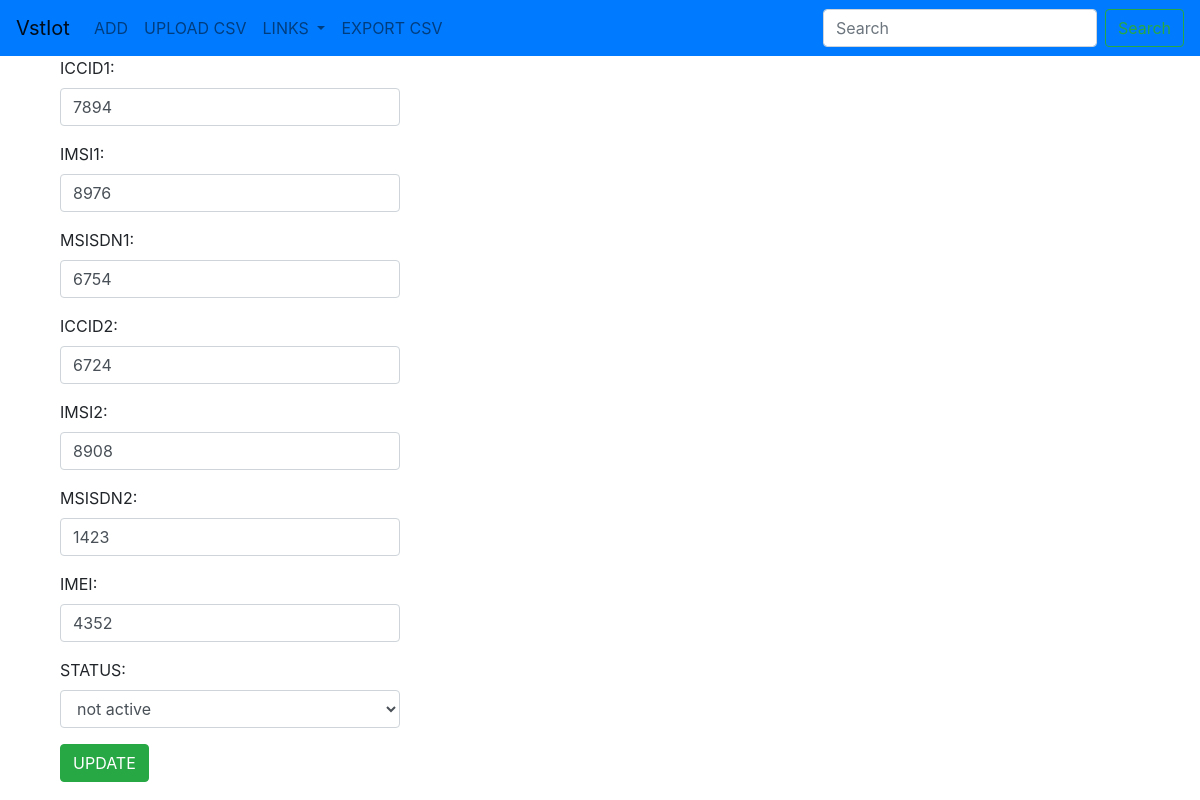
The page /update/1 on the database as committed earlier.
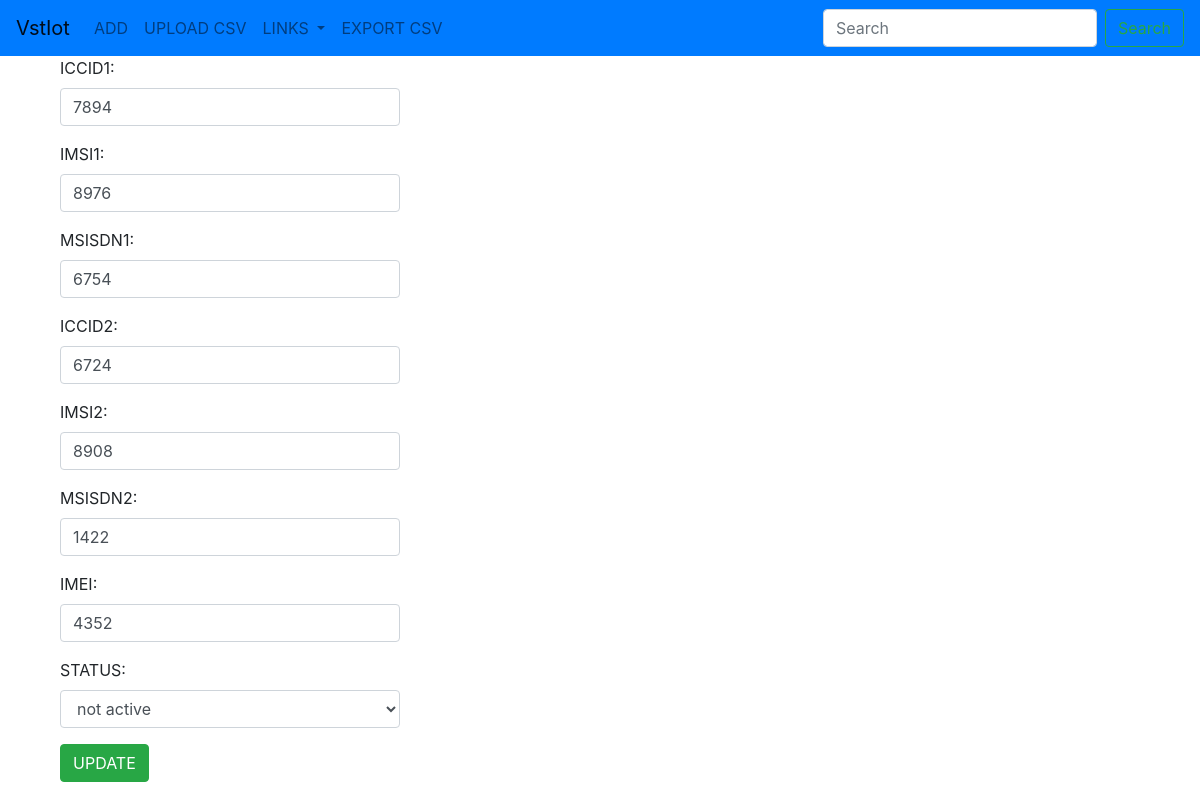
The same page on the database as committed later.
### vstiot/models.py (models this page shows)
class Items(models.Model):
    ICCID1 = models.CharField(max_length=50,blank=False)
    IMSI1 = models.CharField(max_length=50,blank=False)
    MSISDN1 = models.CharField(max_length=50,blank=False)
    ICCID2 = models.CharField(max_length=50,blank=False)
    IMSI2 = models.CharField(max_length=50,blank=False)
    MSISDN2 = models.CharField(max_length=50,blank=False)
    IMEI = models.CharField(max_length=50,blank=False)
    choices = (
        ('ACTIVE','active'),
        ('INACTIVE','not active'),
    )
    STATUS = models.CharField(max_length=50,blank=False,choices=choices,default='INACTIVE')

### vstiot/views.py (the view)
# urls.py: path('update/<int:item_id>',update,name='update'),
def update(request,item_id):
    item = Items.objects.get(id=item_id)
    form = ItemsForm(instance=item)
    if request.method == "POST":
        form = ItemsForm(request.POST,instance=item)
        if form.is_valid():
            form.save()
            messages.success(request,"Item has been updated successfully!")
            return redirect('home')
    return render(request,'update.html',{'form':form})

### vstiot/forms.py
class ItemsForm(forms.ModelForm):
    class Meta:
        model = Items
        fields = '__all__'
        widgets = {
            'ICCID1': forms.TextInput(attrs={'class':'form-control'}),
            'IMSI1' : forms.TextInput(attrs={'class':'form-control'}),
            'MSISDN1' : forms.TextInput(attrs={'class':'form-control'}),
            'ICCID2' : forms.TextInput(attrs={'class':'form-control'}),
            'IMSI2' : forms.TextInput(attrs={'class':'form-control'}),
            'MSISDN2' : forms.TextInput(attrs={'class':'form-control'}),
            'IMEI' : forms.TextInput(attrs={'class':'form-control'}),
            'STATUS' : forms.Select(attrs={'class':'form-control'}),
        }

### templates/update.html (shortened to what this page needs)
{% extends 'base.html' %}
{% block body %}
<div class="container">
    <div class="col-4">
        <form action="#" method="post">
            {{ form.as_p}}
            <button type="submit" class="btn btn-success btn-md">UPDATE</button>
        </form>
    </div>
</div>
{% endblock %}

Rows that differ between the two databases and show on the page:
changed Items "not active": MSISDN2 "1423" → "1422"
